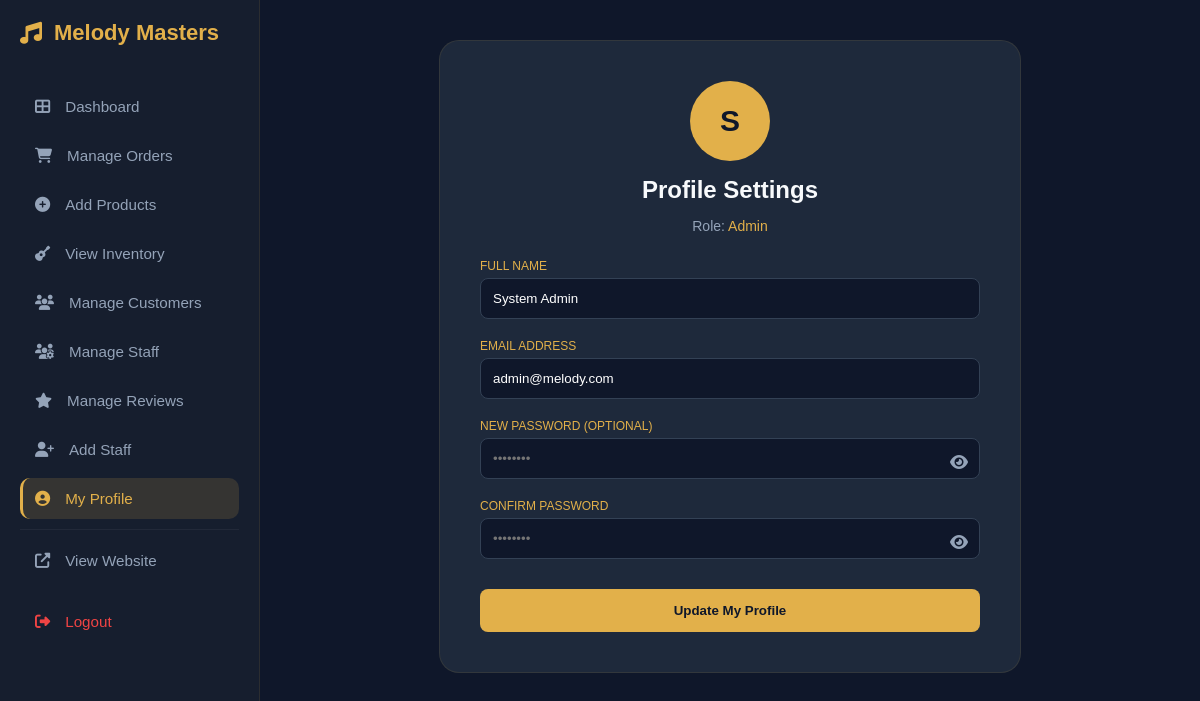
Screenshot of /profile.php (signed in) with the database file from the repository.
### tables this page shows
CREATE TABLE `users` (
  `user_id` int(11) NOT NULL,
  `full_name` varchar(100) NOT NULL,
  `email` varchar(100) NOT NULL,
  `password` varchar(255) NOT NULL,
  `role` enum('Admin','Staff','Customer') DEFAULT 'Customer',
  `address` text DEFAULT NULL,
  `contact_number` varchar(15) DEFAULT NULL
);

### profile.php (the view, shortened to what this page needs)
<?php
include 'db_connect.php';
$user_id = $_SESSION['user_id'];
$role = $_SESSION['role'];
$user_data = $conn->query("SELECT * FROM users WHERE user_id = '$user_id'")->fetch_assoc();
?>
<!DOCTYPE html>
<html lang="en">
<head>
    <link rel="stylesheet" href="https://cdnjs.cloudflare.com/ajax/libs/font-awesome/6.4.0/css/all.min.css">
</head>
<body>
<?php
if ($role === 'Admin') { include 'admin_sidebar.php'; }
elseif ($role === 'Staff') { include 'staff_sidebar.php'; }
else { include 'navbar.php'; }
?>
<div class="main-content">
    <div class="profile-card">
        <div class="avatar"><?php echo strtoupper(substr($user_data['full_name'], 0, 1)); ?></div>
        <h2 style="margin:0;">Profile Settings</h2>
        <p style="color: #94a3b8; font-size: 14px; margin-bottom: 25px;">Role: <span style="color: var(--soft-gold);"><?php echo $role; ?></span></p>
        <form method="POST">
            <div class="form-group">
                <label>Full Name</label>
                <input type="text" name="full_name" value="<?php echo htmlspecialchars($user_data['full_name']); ?>" required>
            </div>
            <div class="form-group">
                <label>Email Address</label>
                <input type="email" name="email" value="<?php echo htmlspecialchars($user_data['email']); ?>" required>
            </div>
            <div class="form-group">
                <label>New Password (Optional)</label>
                <input type="password" id="pass" name="new_password" placeholder="••••••••">
                <i class="fas fa-eye toggle-password" onclick="togglePass('pass', this)"></i>
            </div>
            <div class="form-group">
                <label>Confirm Password</label>
                <input type="password" id="confirm_pass" name="confirm_password" placeholder="••••••••">
                <i class="fas fa-eye toggle-password" onclick="togglePass('confirm_pass', this)"></i>
            </div>
            <button type="submit" name="update_profile" class="btn-update">Update My Profile</button>
        </form>
    </div>
</div>
</body>
</html>

### rows the page displays
users: full_name "S", full_name "System Admin", email "admin@melody.com"

### other values shown
$role "Admin"
